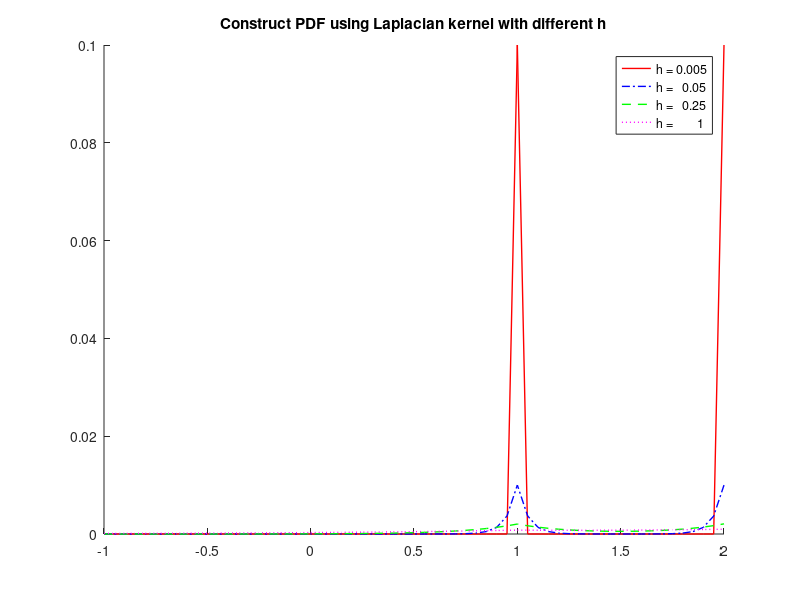

MATLAB code to generate this figure:
% real = rand(1000,1);

hname = {'h = 0.005' 'h =   0.05' 'h =   0.25' 'h =        1'};
colors = {'r' 'b' 'g' 'm'};
lines = {'-','-.','--',':'};

hold on
hset = [.005,.05,.25,1];
% h = 5;
for j = 1:1:4
    h = hset(j);
    disp(h);
    y = 0;
for i = 1:1:1000
    a = real(i);
    x = -1:.05:2;
    y = y + ((1/(2*h))*exp(-(1/h)*abs(x-a)))/1000;
end
plot(x,y, 'Color',colors{j},'LineStyle',lines{j},'LineWidth',1);
end
legend(hname)
title('Construct PDF using Laplacian kernel with different h')
hold off